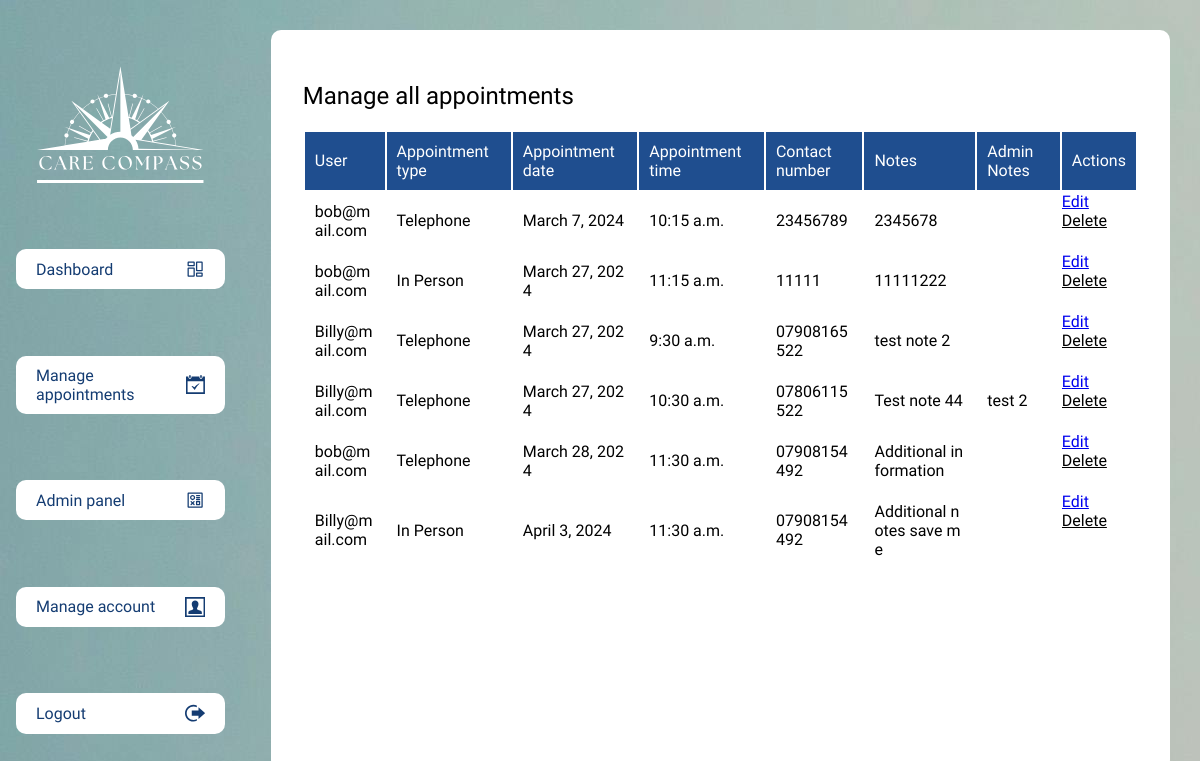
/appointments/admin_view/ (signed in), run on an earlier commit of the app's database.
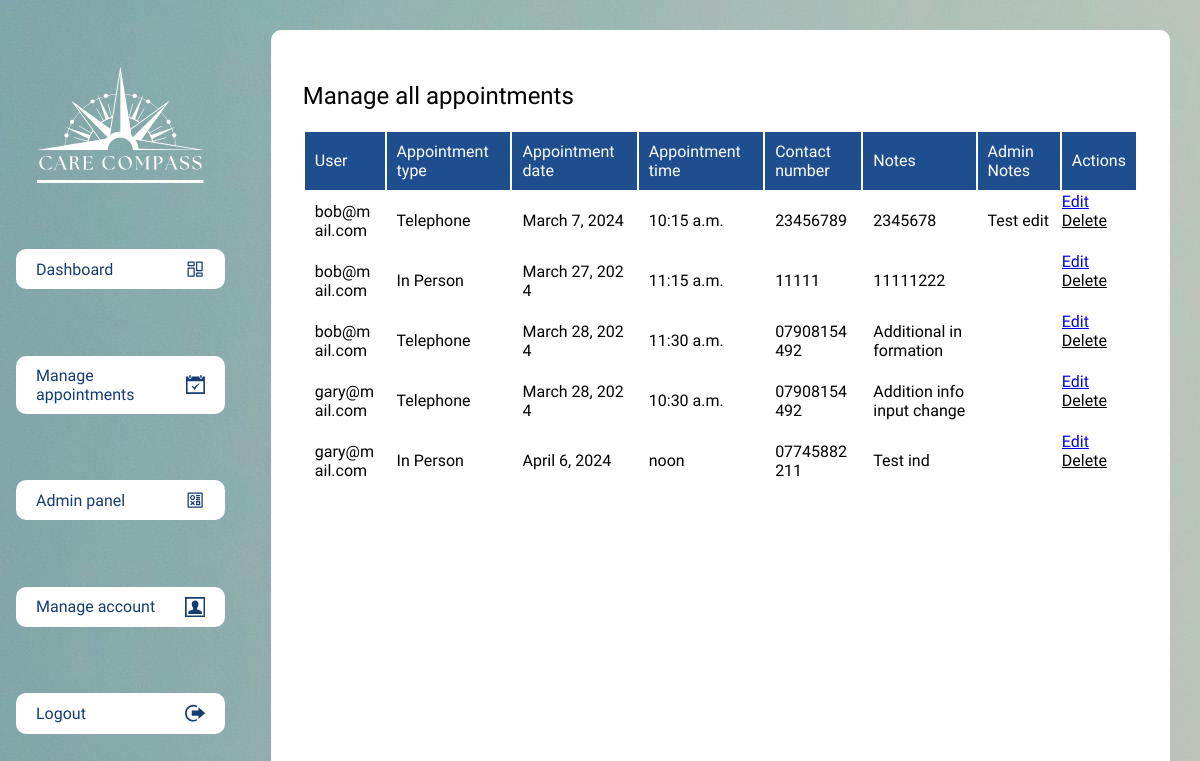
And on a later commit of the database.
### appointments/models.py (models this page shows, shortened)
class Appointment(models.Model):
    user = models.ForeignKey(settings.AUTH_USER_MODEL, on_delete=models.CASCADE, related_name='appointments')
    appointment_type = models.CharField(max_length=100)
    date = models.DateField()
    time = models.TimeField()
    contact_number = models.CharField(max_length=15)
    user_notes = models.TextField(blank=True)
    admin_notes = models.TextField(blank=True)
    created_at = models.DateTimeField(auto_now_add=True)
    updated_at = models.DateTimeField(auto_now=True)

### accounts/models.py (models this page shows, shortened)
class User(AbstractBaseUser, PermissionsMixin):
    first_name = models.CharField(max_length=30)
    last_name = models.CharField(max_length=30)
    email = models.EmailField(unique=True)
    gp_code = models.CharField(max_length=30, blank=True, null=True)
    created_at = models.DateTimeField(auto_now_add=True)
    updated_at = models.DateTimeField(auto_now=True)
    is_admin = models.BooleanField(default=False)
    is_staff = models.BooleanField(default=False)
    USERNAME_FIELD = 'email'
    REQUIRED_FIELDS = ['first_name', 'last_name']
    objects = UserManager()

### appointments/views.py (the view)
# urls.py: path('admin_view/', views.admin_view_appointments, name='admin_view_appointments'),
@login_required
def admin_view_appointments(request):
    if request.user.is_admin:
        appointments = Appointment.objects.all().order_by('date')
        return render(request, 'appointments/admin_view_appointments.html', {'appointments': appointments})
    else:
        return redirect('some_error_page')

### templates/appointments/admin_view_appointments.html (shortened to what this page needs)
{% extends 'base.html' %} {% block content %}
<h2>Manage all appointments</h2>
<table>
  <tr>
    <th>User</th>
    <th>Appointment type</th>
    <th>Appointment date</th>
    <th>Appointment time</th>
    <th>Contact number</th>
    <th>Notes</th>
    <th>Admin Notes</th>
    <th>Actions</th>
  </tr>
  {% for appointment in appointments %}
  <tr>
    <td>{{ appointment.user }}</td>
    <td>{{ appointment.appointment_type }}</td>
    <td>{{ appointment.date }}</td>
    <td>{{ appointment.time }}</td>
    <td>{{ appointment.contact_number }}</td>
    <td>{{ appointment.user_notes }}</td>
    <td>{{ appointment.admin_notes }}</td>
    <td class="col">
      <a href="{% url 'appointments:edit_appointment' appointment.id %}" class="edit-btn">Edit</a>
      <a class="delete-btn" data-appointment-id="{{ appointment.id }}">Delete</a>
    </td>
  </tr>
  {% endfor %}
</table>
 {% endblock %}

What changed in the data, as far as the page shows it:
removed Appointment: user "Billy@mail.com", appointment_type "Telephone", date "March 27, 2024", time "9:30 a.m.", contact_number "07908165522", user_notes "test note 2"
removed Appointment: user "Billy@mail.com", appointment_type "Telephone", date "March 27, 2024", time "10:30 a.m.", contact_number "07806115522", user_notes "Test note 44", admin_notes "test 2"
removed Appointment: user "Billy@mail.com", appointment_type "In Person", date "April 3, 2024", time "11:30 a.m.", contact_number "07908154492", user_notes "Additional notes save me"
changed Appointment: admin_notes (not shown) → "Test edit"
added Appointment: user "gary@mail.com", appointment_type "Telephone", date "March 28, 2024", time "10:30 a.m.", contact_number "07908154492", user_notes "Addition info input change"
added Appointment: user "gary@mail.com", appointment_type "In Person", date "April 6, 2024", time "noon", contact_number "07745882211", user_notes "Test ind"
